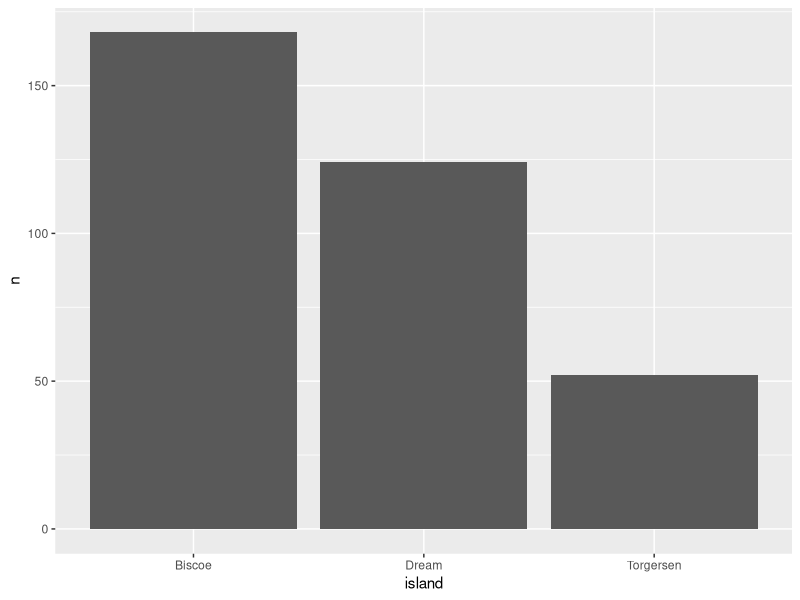

This figure's R source:
library(tidyverse)
library(palmerpenguins)

penguins |>
  count(island) |>
  ggplot(
    aes(
      x = island,
      y = n,
    )
  ) +
  geom_col()
